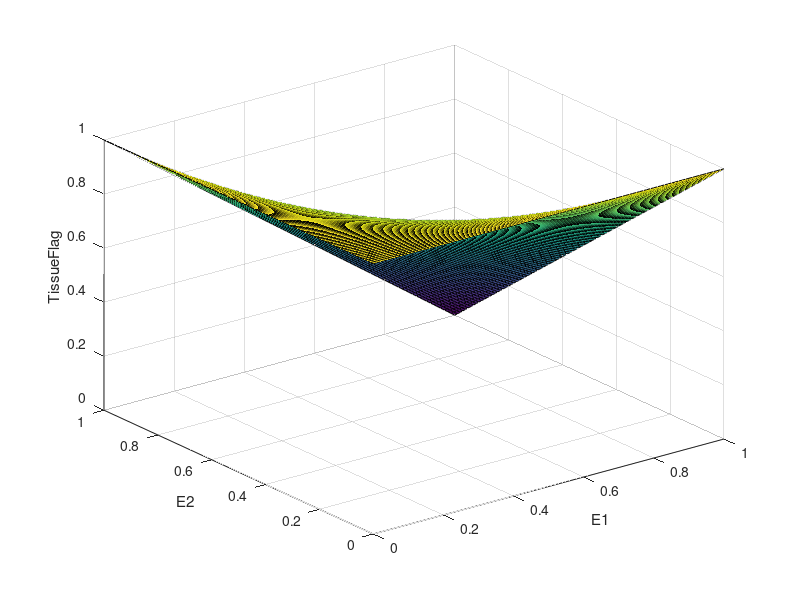
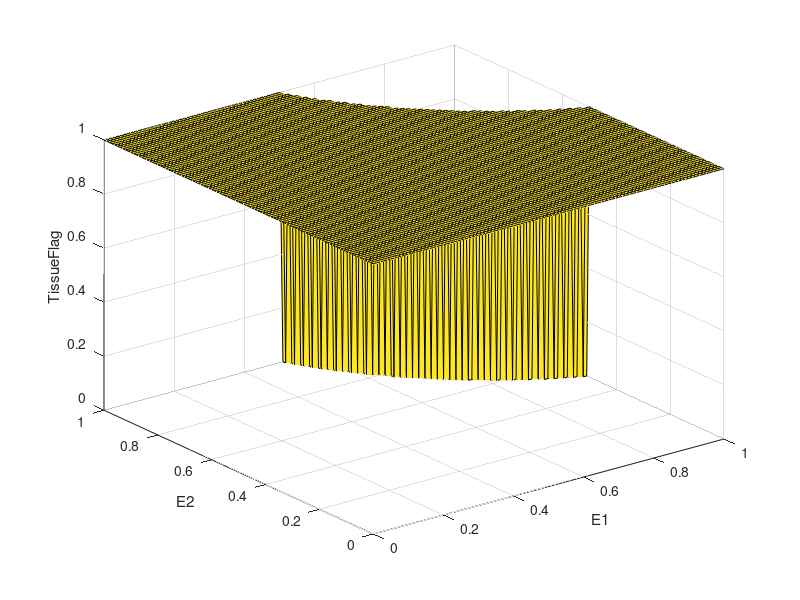

Here is the MATLAB script that generated these plots, in order:
   

u00 = 1;
u01 = 1;
u10 = 1;
u11 = 0;

x = [];
y = [];
data = [];
for i = 1:101
    for j = 1:101
        x1 = (i-1)/100;
        x = [x x1];
        x2 = (j-1)/100;
        y = [y x2];
        S1 = (1-x1)*(1-x2);
        S2 = x1*(1-x2);
        S3 = (1-x1)*x2;
        S4 = x1*x2;
        v(i,j) = S1*u00 + S2*u10 + S3*u01 + S4*u11;
        data = [data v(i,j)];
    end
end

figure;
x = unique(x);
y = unique(y);
[X,Y] = ndgrid(x,y);
surf(X,Y,v);
xlabel('E1'); ylabel('E2'); zlabel('TissueFlag');
figure;
v = round(v);
surf(X,Y,v);
xlabel('E1'); ylabel('E2'); zlabel('TissueFlag');
